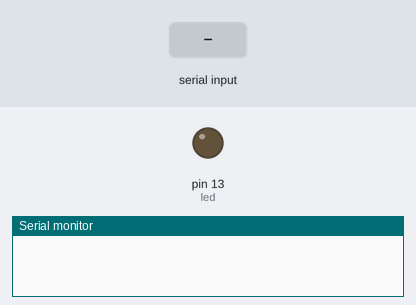
A sketch run on a simulated Arduino Uno, built with avr-gcc and run on an emulated ATmega328P. On the bench: output pins drawn as LEDs (lit = HIGH), the last lines printed to the serial monitor. Dashed ring = blinking. Inputs (shaded band) come from the test bench.

Above: at 1.2 s.
1.3 s: "TO" received over Serial
At 1.45 s:
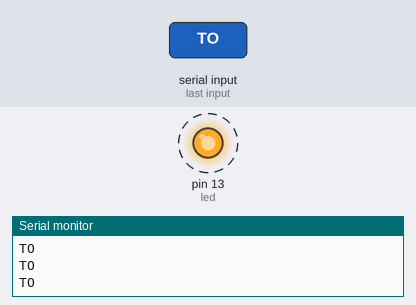
4.3 s: "TF" received over Serial
At 5.4 s:
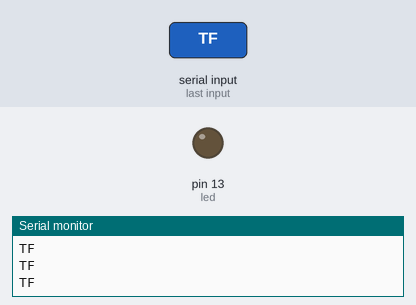
Timing chart, 0 to 7.3 s (numbered marks = the images above; inputs shaded):
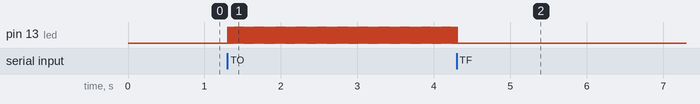

Measured:
- after the input at 1.3 s, pin 13 (led): alternates HIGH for 0.01 s and LOW for 0.01 s, starting at once
- after the input at 4.3 s, pin 13 (led): goes on until 4.3 s, then stays LOW

The sketch:

bluetooth_test_2.ino
```cpp
char command;
String string;
boolean ledon = false;
#define led LED_BUILTIN
void setup()
{
Serial.begin(9600);
pinMode(led, OUTPUT);
}
void loop()
{
if (Serial.available() > 0)
{string = "";}
while(Serial.available() > 0)
{command = ((byte)Serial.read());
if(command == ':')
{
break;
}
else
{
string += command;
}
delay(1);
}
if(string == "TO")
{
ledOn();
ledon = true;
}
if(string =="TF")
{
ledOff();
ledon = false;
Serial.println(string); //debug
}
if ((string.toInt()>=0)&&(string.toInt()<=255))
{
if (ledon==true)
{
analogWrite(led, string.toInt());
Serial.println(string); //debug
delay(10);
}
}
}
void ledOn()
{
analogWrite(led, 255);
delay(10);
}
void ledOff()
{
analogWrite(led, 0);
delay(10);
}
```
